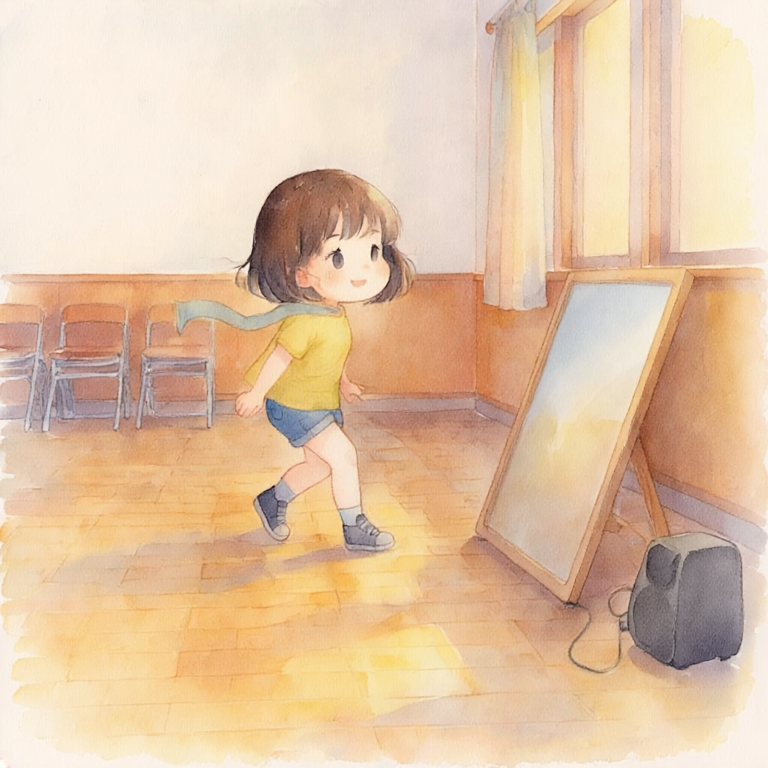
#> input picture Tools/FireflyArt/Sched_dev_dance_raw.png, 1536 x 1536 px (shown at 1/2 size); its folder holds only this picture in this run
$ python process_sched.py
#> lines starting #> are read from the running program, lines starting #| are printed output that depends on the picture
"""Schedule illustrations (Princess-Maker style 정산 로그 그림):
Firefly 1536x1536 → 4:3 center crop → 1024x768 → Assets/Resources/CoastRun/Sched_<id>.png
Optional per-id vertical bias (0 = top, 0.5 = center, 1 = bottom)."""
import os, glob
from PIL import Image

HERE = os.path.dirname(os.path.abspath(__file__))
ROOT = os.path.abspath(os.path.join(HERE, "..", ".."))
OUT = os.path.join(ROOT, "Assets", "Resources", "CoastRun")

BIAS = {
    "dev_radio": 0.6,
    "story": 0.35,
    "rest_home": 0.55,
}

W, H = 1024, 768

def process(path):
#> called with path = 'Tools/FireflyArt/Sched_dev_dance_raw.png'
    name = os.path.basename(path)[len("Sched_"):-len("_raw.png")]
    im = Image.open(path).convert("RGB")
#> im is the input picture: PIL image 1536x1536 RGB; mean R, G, B 226.3, 196.1, 165.7
    w, h = im.size
#> w = 1536; h = 1536
    ch = int(w * H / W)
#> ch = 1152
    bias = BIAS.get(name, 0.5)
    y0 = int((h - ch) * bias)
#> y0 = 192
    im = im.crop((0, y0, w, y0 + ch)).resize((W, H), Image.LANCZOS)
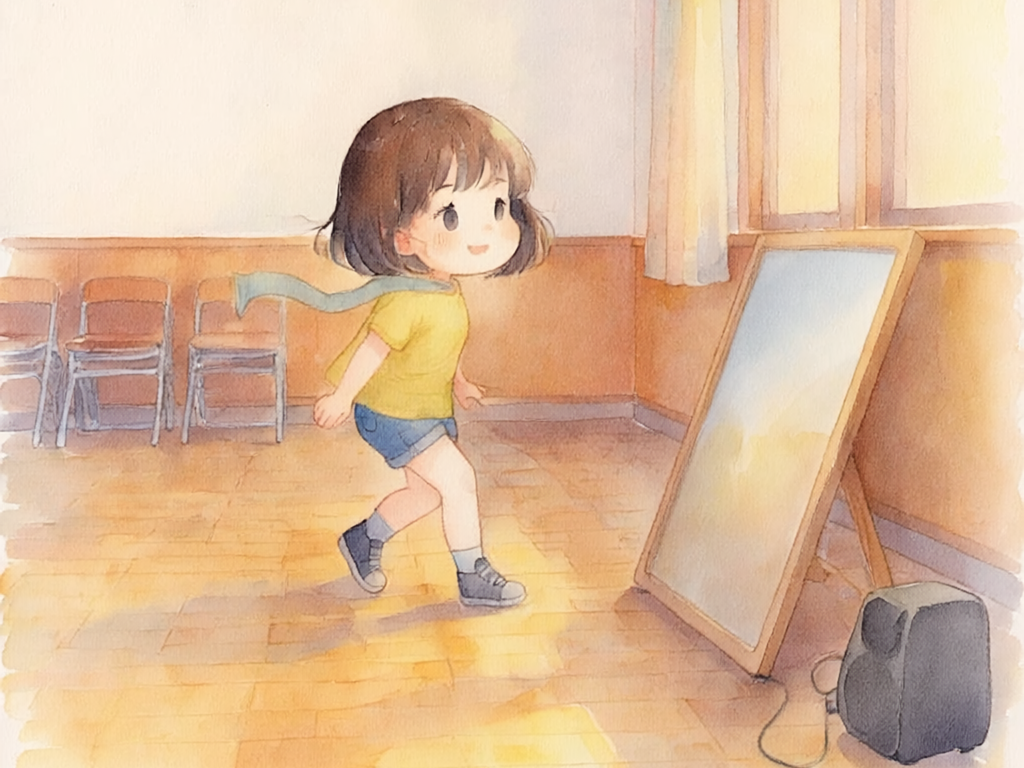
#> im: PIL image 1024x768 RGB; mean R, G, B 221.2, 187.8, 156.7
    out = os.path.join(OUT, f"Sched_{name}.png")
    im.save(out, optimize=True)
    print("wrote", out, im.size)
#| wrote Assets/Resources/CoastRun/Sched_dev_dance.png (1024, 768)
    return im

if __name__ == "__main__":
    tiles = []
    for p in sorted(glob.glob(os.path.join(HERE, "Sched_*_raw.png"))):
        tiles.append(process(p))
    # contact sheet for capture check
    cols = 4
    rows = (len(tiles) + cols - 1) // cols
#> rows = 1
    sheet = Image.new("RGB", (cols * 256, rows * 192), (40, 40, 40))
#> sheet: PIL image 1024x192 RGB; every value is 40
    for i, t in enumerate(tiles):
        sheet.paste(t.resize((256, 192)), ((i % cols) * 256, (i // cols) * 192))
#> this loop made 1 pass
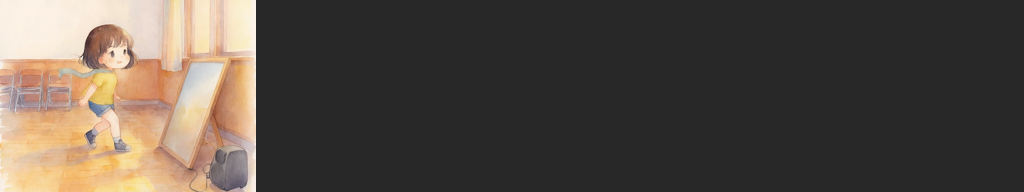
#> sheet: PIL image 1024x192 RGB; mean R, G, B 85.3, 76.9, 69.2
    sheet.save(os.path.join(HERE, "_sched_sheet.png"))
    print("sheet", sheet.size)
#| sheet (1024, 192)

$ run again, on Tools/FireflyArt/Sched_job_delivery_raw.png
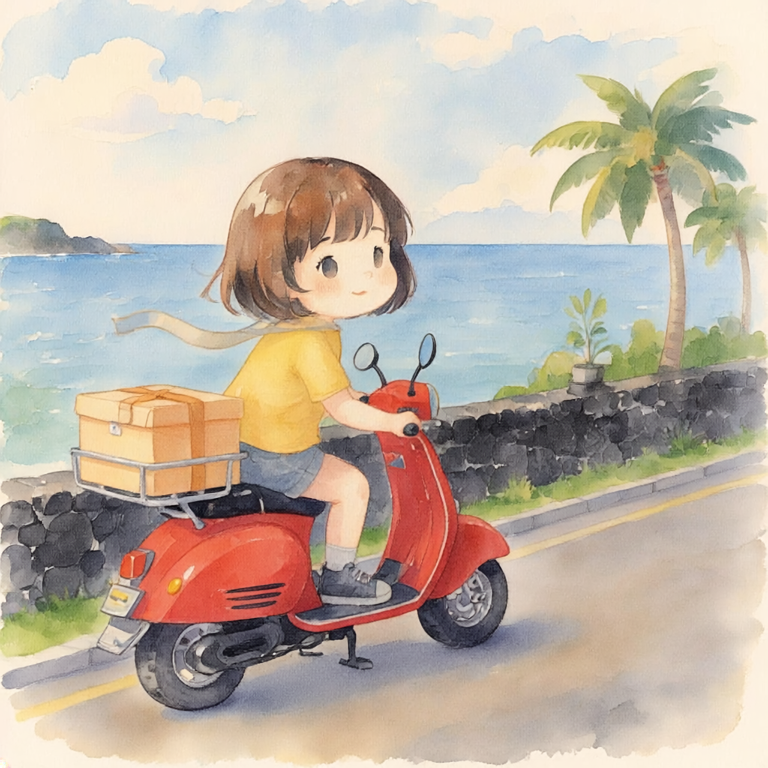
#> input picture Tools/FireflyArt/Sched_job_delivery_raw.png, 1536 x 1536 px (shown at 1/2 size)
#> in process, im is the input picture: PIL image 1536x1536 RGB; mean R, G, B 193.7, 180.7, 166.5
#> in process, `im = im.crop((0, y0, w, y0 + ch)).resize((W, H), Image.LANCZOS)`:
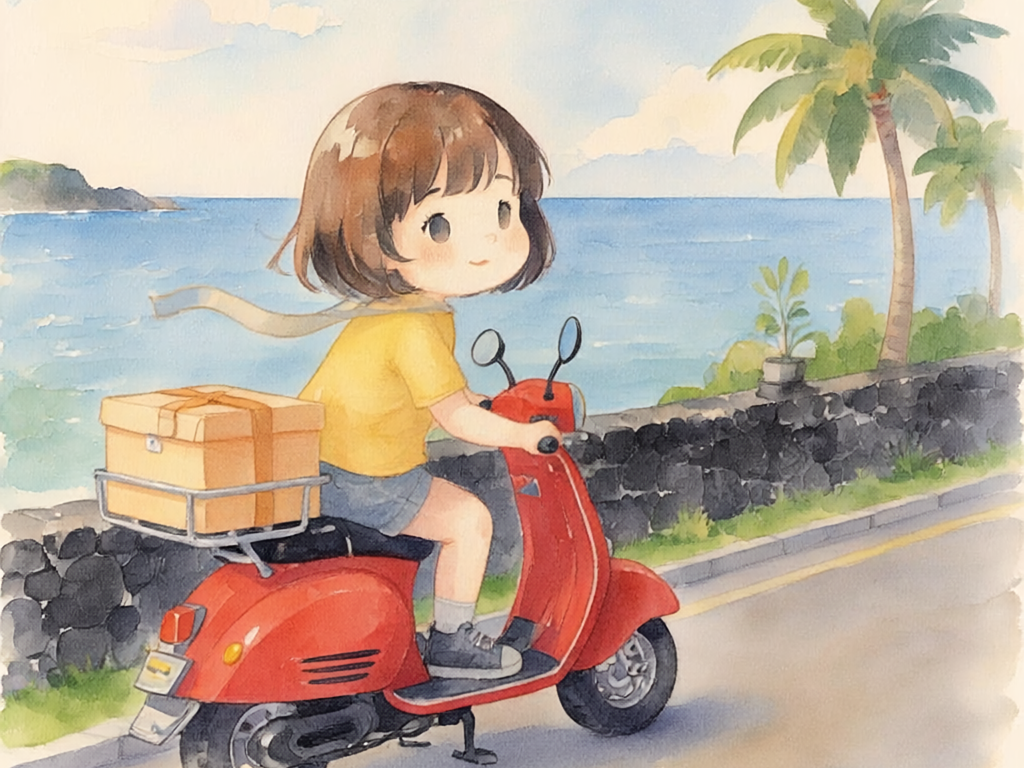
#> im: PIL image 1024x768 RGB; mean R, G, B 185.1, 170.6, 156
#| wrote Assets/Resources/CoastRun/Sched_job_delivery.png (1024, 768)
#> rows = 1
#> the loop `for i, t in enumerate(tiles):` made 1 pass
#> after the loop `for i, t in enumerate(tiles):`:
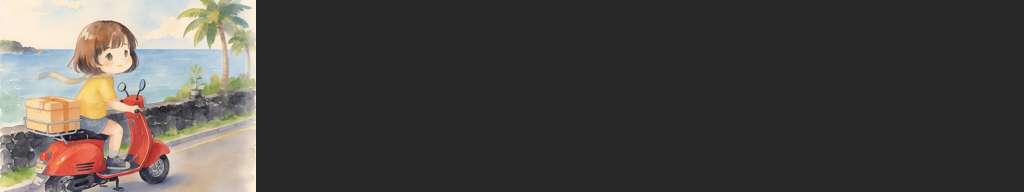
#> sheet: PIL image 1024x192 RGB; mean R, G, B 76.3, 72.7, 69
#| sheet (1024, 192)

$ run again, on Tools/FireflyArt/Sched_job_haenyeo_raw.png
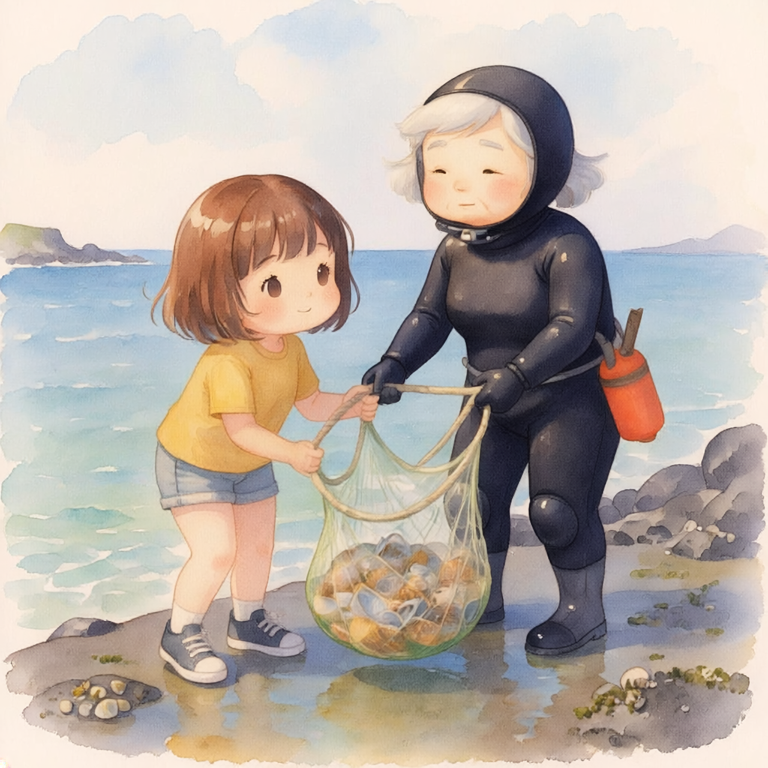
#> input picture Tools/FireflyArt/Sched_job_haenyeo_raw.png, 1536 x 1536 px (shown at 1/2 size)
#> in process, im is the input picture: PIL image 1536x1536 RGB; mean R, G, B 187, 176.8, 168.3
#> in process, `im = im.crop((0, y0, w, y0 + ch)).resize((W, H), Image.LANCZOS)`:
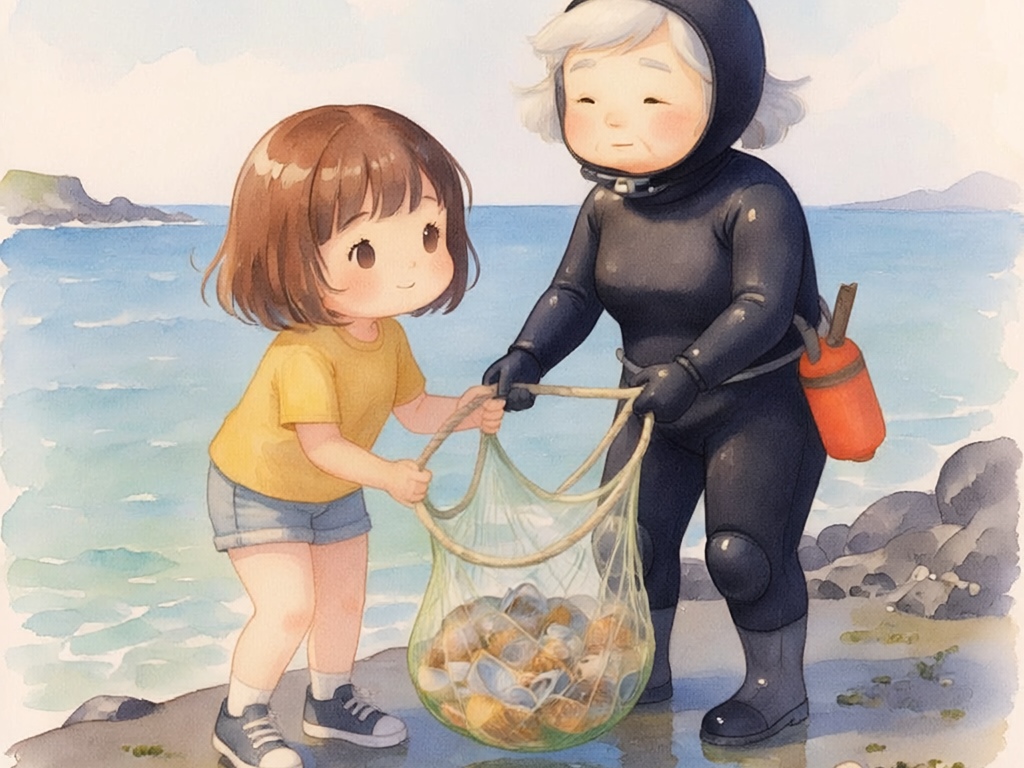
#> im: PIL image 1024x768 RGB; mean R, G, B 178.9, 168.9, 161.6
#| wrote Assets/Resources/CoastRun/Sched_job_haenyeo.png (1024, 768)
#> rows = 1
#> the loop `for i, t in enumerate(tiles):` made 1 pass
#> after the loop `for i, t in enumerate(tiles):`:
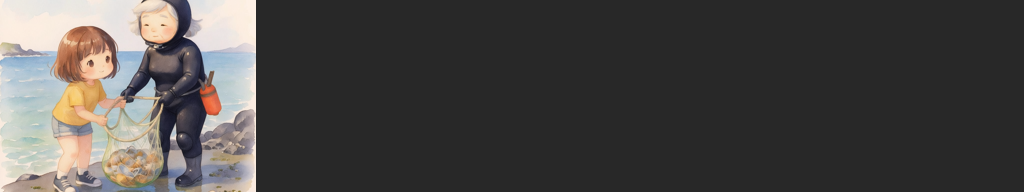
#> sheet: PIL image 1024x192 RGB; mean R, G, B 74.7, 72.2, 70.4
#| sheet (1024, 192)

$ run again, on Tools/FireflyArt/Sched_job_orange_raw.png
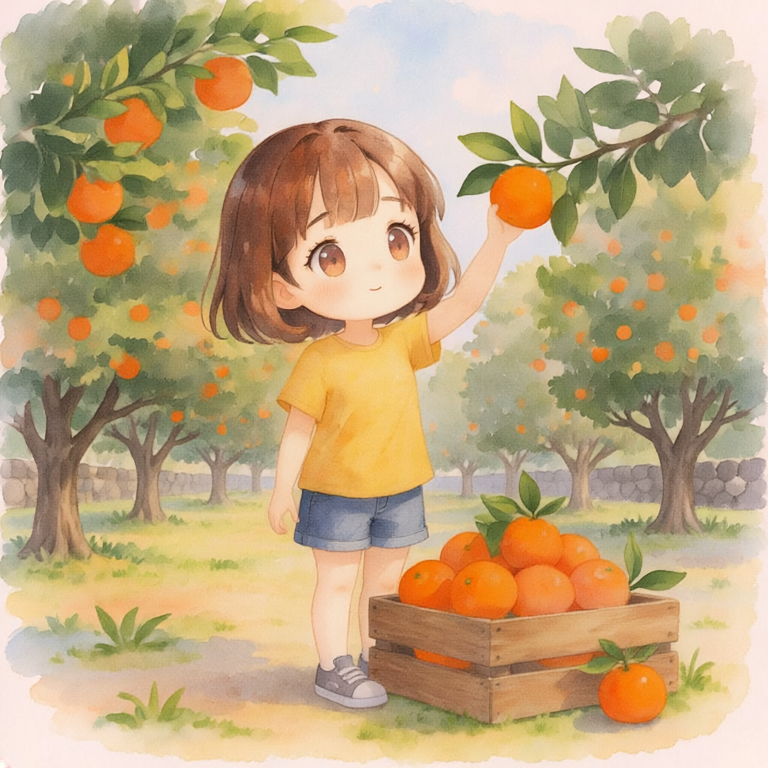
#> input picture Tools/FireflyArt/Sched_job_orange_raw.png, 1536 x 1536 px (shown at 1/2 size)
#> in process, im is the input picture: PIL image 1536x1536 RGB; mean R, G, B 192.2, 167.8, 128.4
#> in process, `im = im.crop((0, y0, w, y0 + ch)).resize((W, H), Image.LANCZOS)`:
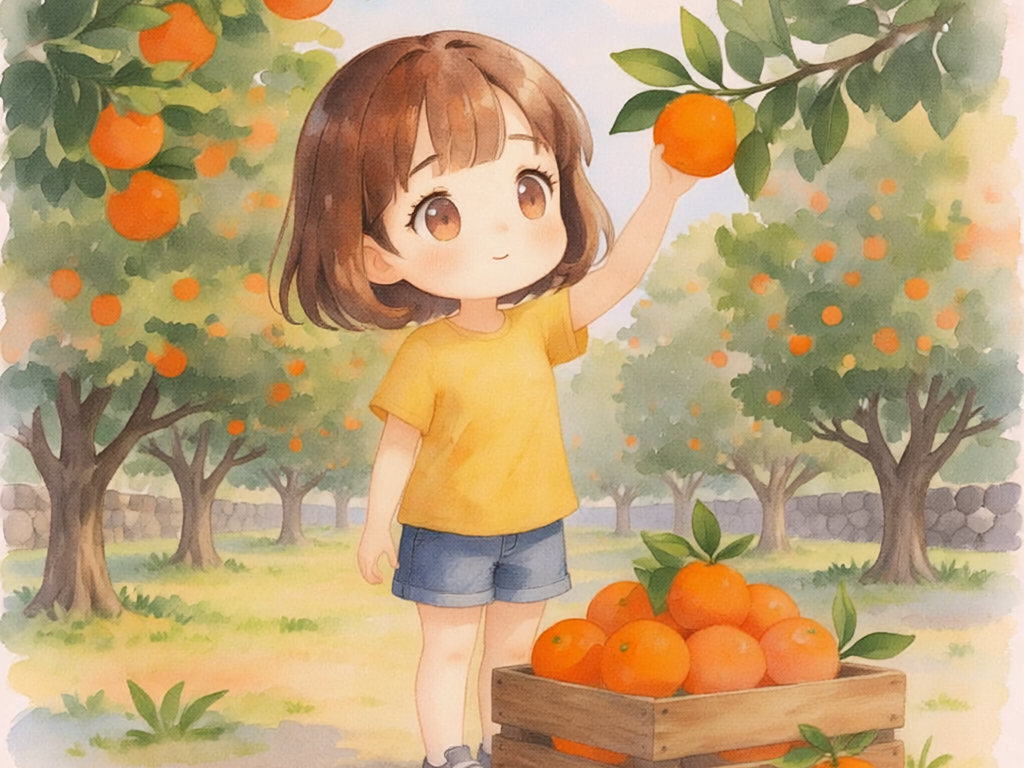
#> im: PIL image 1024x768 RGB; mean R, G, B 186.6, 160.3, 118.1
#| wrote Assets/Resources/CoastRun/Sched_job_orange.png (1024, 768)
#> rows = 1
#> the loop `for i, t in enumerate(tiles):` made 1 pass
#> after the loop `for i, t in enumerate(tiles):`:
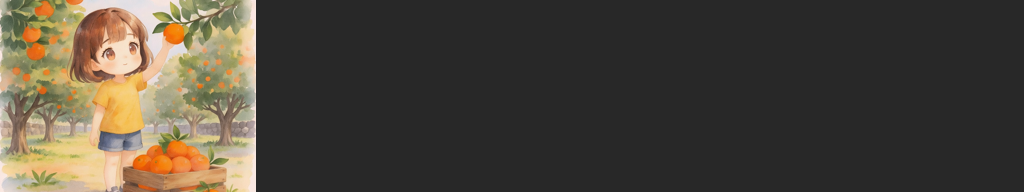
#> sheet: PIL image 1024x192 RGB; mean R, G, B 76.7, 70.1, 59.5
#| sheet (1024, 192)

$ run again, on Tools/FireflyArt/Sched_dev_oreum_raw.png
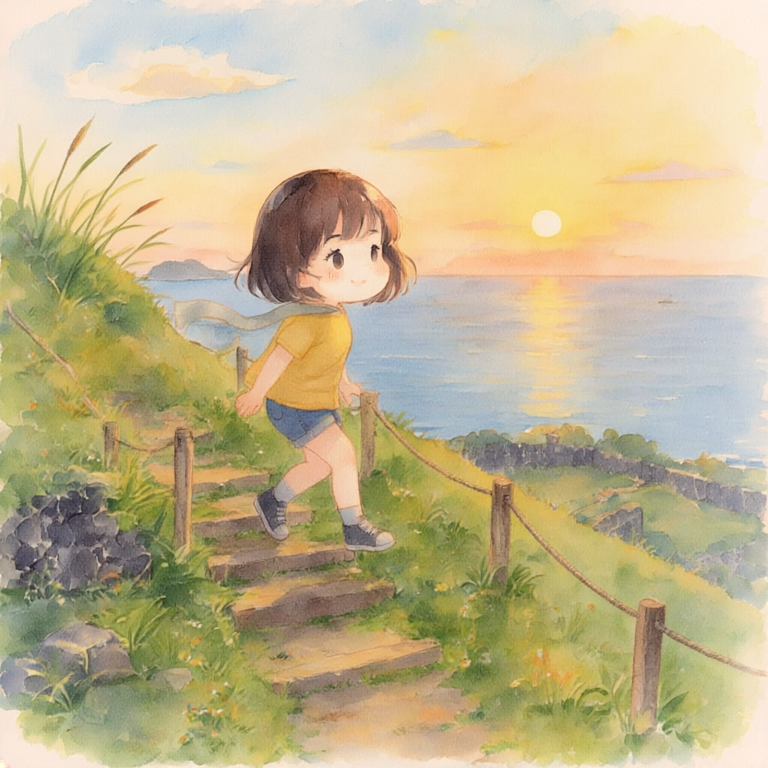
#> input picture Tools/FireflyArt/Sched_dev_oreum_raw.png, 1536 x 1536 px (shown at 1/2 size)
#> in process, im is the input picture: PIL image 1536x1536 RGB; mean R, G, B 195, 181.7, 143.4
#> in process, `im = im.crop((0, y0, w, y0 + ch)).resize((W, H), Image.LANCZOS)`:
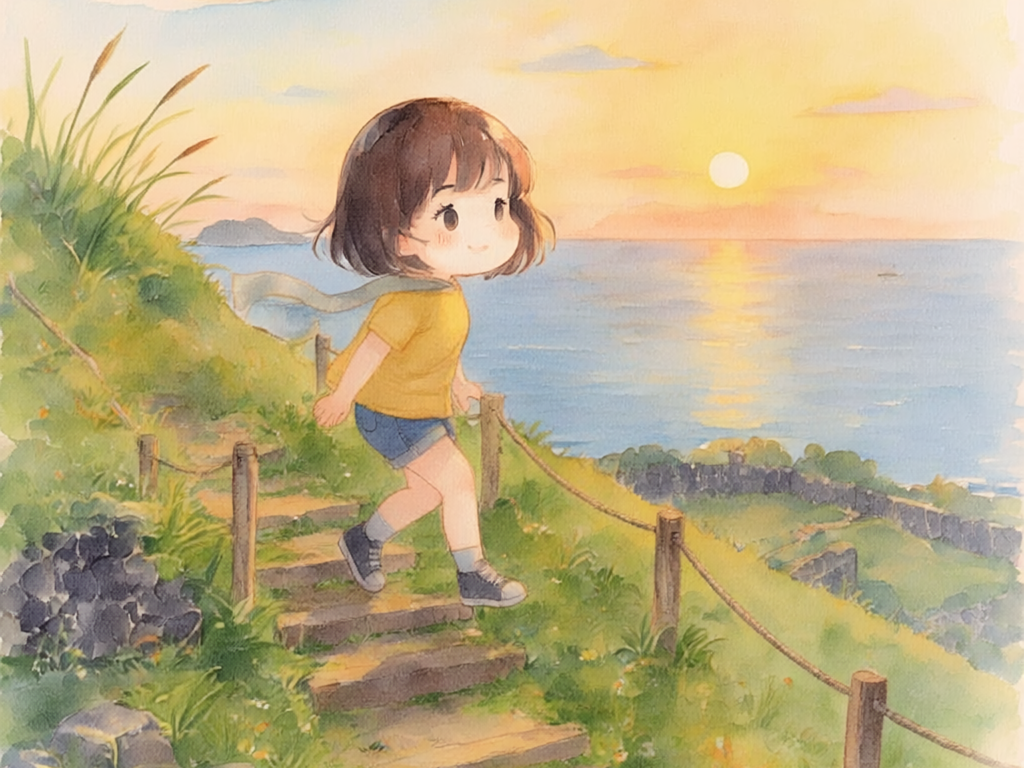
#> im: PIL image 1024x768 RGB; mean R, G, B 189.9, 175.4, 135.6
#| wrote Assets/Resources/CoastRun/Sched_dev_oreum.png (1024, 768)
#> rows = 1
#> the loop `for i, t in enumerate(tiles):` made 1 pass
#> after the loop `for i, t in enumerate(tiles):`:
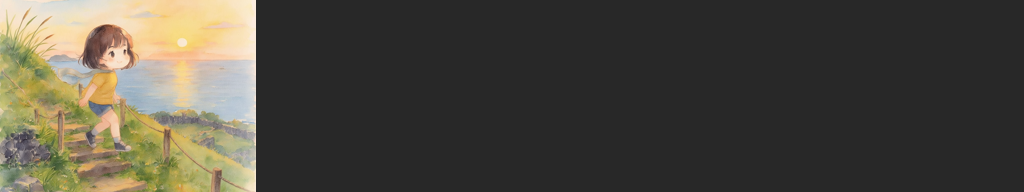
#> sheet: PIL image 1024x192 RGB; mean R, G, B 77.5, 73.9, 63.9
#| sheet (1024, 192)
